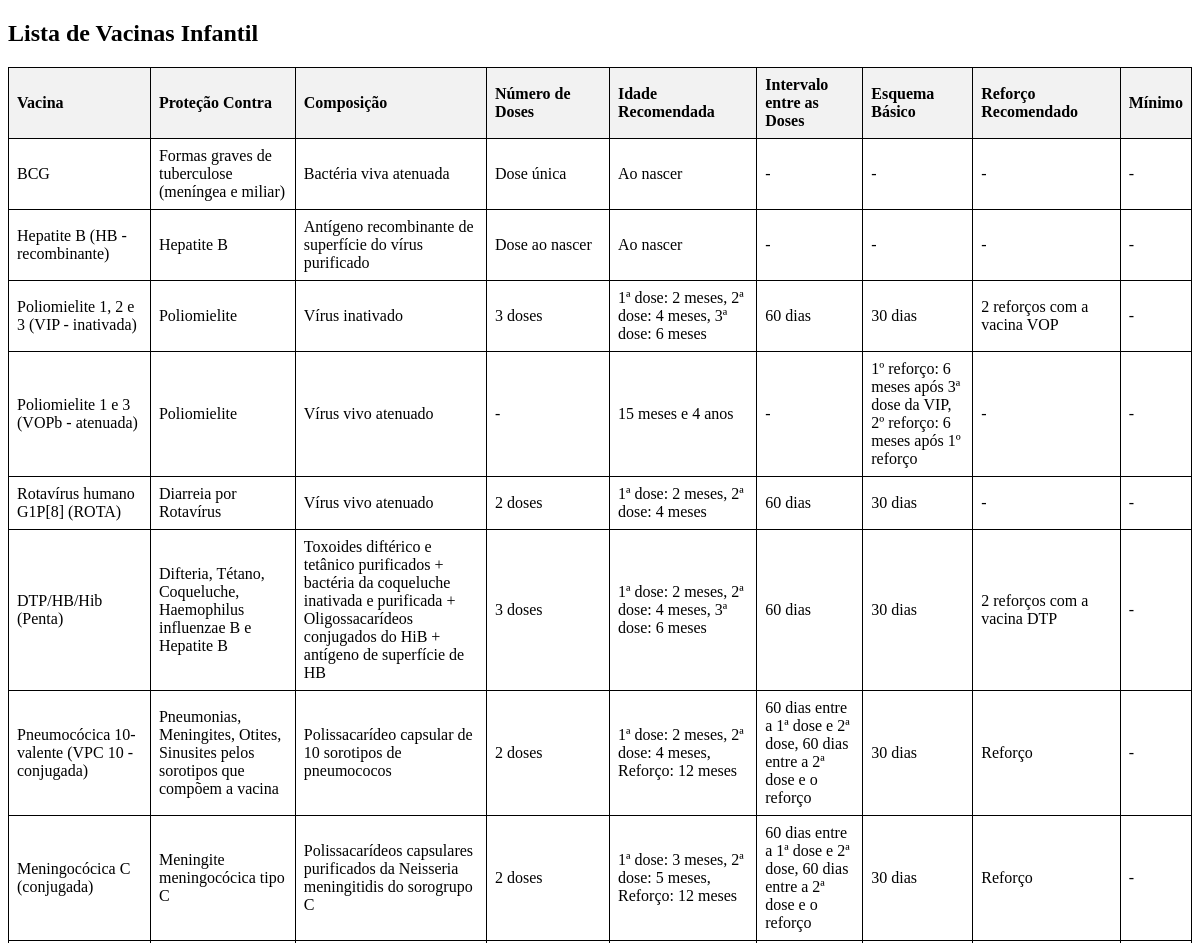
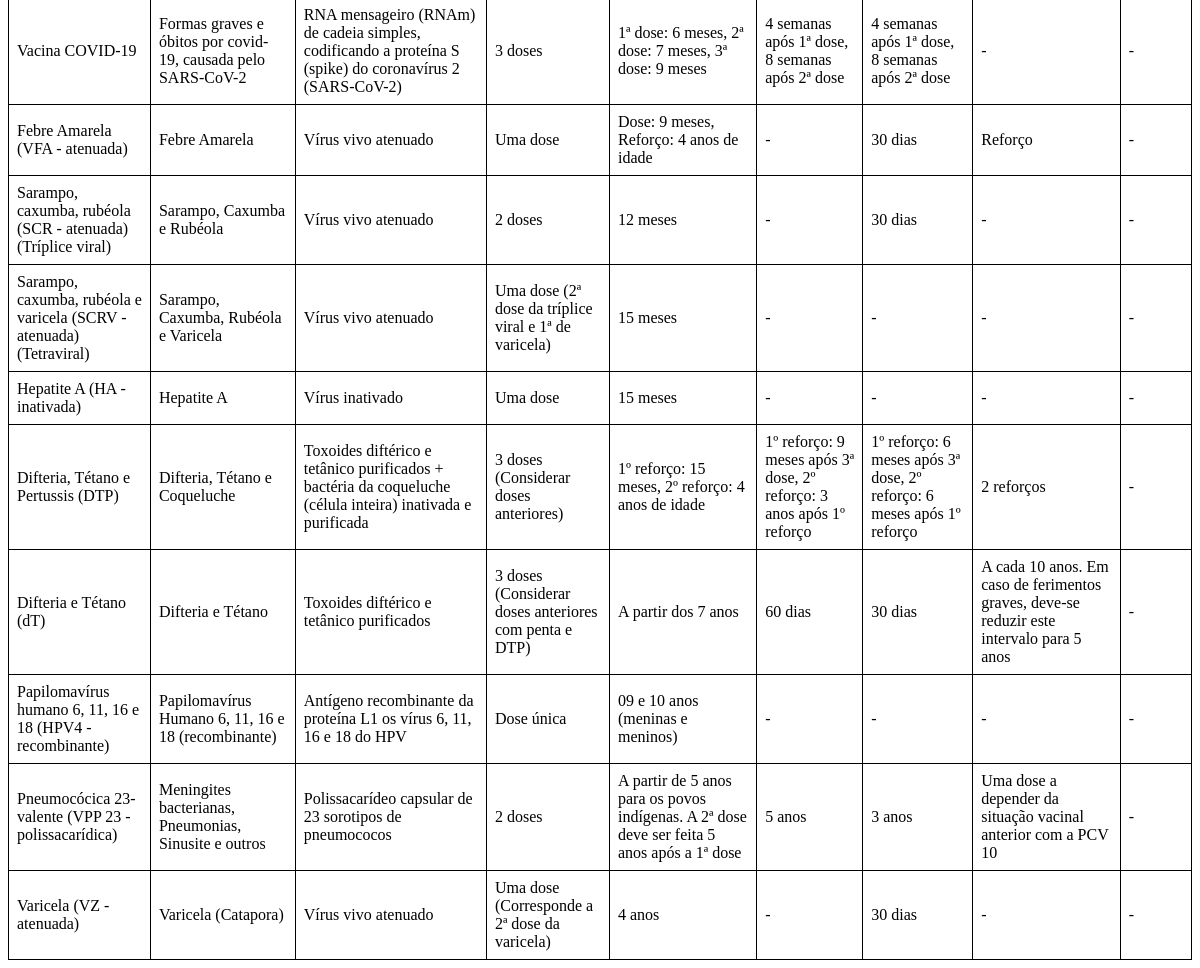
/vacinasInfantil.php, run on the app's committed database (2 pictures, top to bottom).
### tables this page shows
CREATE TABLE vacinas (
  `id` BIGINT AUTO_INCREMENT PRIMARY KEY,
  `nome` varchar(255) DEFAULT NULL,
  `protecao_contra` varchar(255) DEFAULT NULL,
  `composicao` varchar(255) DEFAULT NULL,
  `numero_doses` varchar(255) DEFAULT NULL,
  `idade_recomendada` varchar(255) DEFAULT NULL,
  `intervalo_entre_doses` varchar(255) DEFAULT NULL,
  `esquema_basico` varchar(255) DEFAULT NULL,
  `reforco_recomendado_minimo` varchar(255) DEFAULT NULL,
  `minimo` varchar(255) DEFAULT NULL,
  `tipo_etario_fk` BIGINT NOT NULL,

  FOREIGN KEY (tipo_etario_fk) REFERENCES tipo_etario(id)
);

### vacinasInfantil.php (the view, shortened to what this page needs)
<?php
require_once 'autentica.php';
$sql = "SELECT nome, protecao_contra, composicao, numero_doses, idade_recomendada, intervalo_entre_doses, esquema_basico, reforco_recomendado_minimo, minimo FROM vacinas WHERE tipo_etario_fk = 1";
$result = $conn->query($sql);
?>
<!DOCTYPE html>
<html lang="pt-BR">
<head>
</head>
<body>
    <h2>Lista de Vacinas Infantil</h2>
    <table>
        <tr>
            <th>Vacina</th>
            <th>Proteção Contra</th>
            <th>Composição</th>
            <th>Número de Doses</th>
            <th>Idade Recomendada</th>
            <th>Intervalo entre as Doses</th>
            <th>Esquema Básico</th>
            <th>Reforço Recomendado</th>
            <th>Mínimo</th>
        </tr>
        <?php
        if ($result->num_rows > 0) {
            while ($row = $result->fetch_assoc()) {
                echo "<tr>
                        <td>" . $row["nome"] . "</td>
                        <td>" . $row["protecao_contra"] . "</td>
                        <td>" . $row["composicao"] . "</td>
                        <td>" . $row["numero_doses"] . "</td>
                        <td>" . $row["idade_recomendada"] . "</td>
                        <td>" . $row["intervalo_entre_doses"] . "</td>
                        <td>" . $row["esquema_basico"] . "</td>
                        <td>" . $row["reforco_recomendado_minimo"] . "</td>
                        <td>" . $row["minimo"] . "</td>
                    </tr>";
            }
        } else {
            echo "<tr><td colspan='9'>Nenhuma vacina encontrada</td></tr>";
        }
        ?>
    </table>
</body>
</html>

### vacinasInfantil.php (style rules this page uses)
table { width: 100%; border-collapse: collapse; }
table, th, td { border: 1px solid black; }
th, td { padding: 8px; text-align: left; }
th { background-color: #f2f2f2; }

### data on the page
vacinas: nome "BCG", protecao_contra "Formas graves de tuberculose (meníngea e miliar)", composicao "Bactéria viva atenuada", numero_doses "Dose única", idade_recomendada "Ao nascer", intervalo_entre_doses "-", esquema_basico "-", reforco_recomendado_minimo "-", minimo "-"
vacinas: nome "Hepatite B (HB - recombinante)", protecao_contra "Hepatite B", composicao "Antígeno recombinante de superfície do vírus purificado", numero_doses "Dose ao nascer", idade_recomendada "Ao nascer", intervalo_entre_doses "-", esquema_basico "-", reforco_recomendado_minimo "-", minimo "-"
vacinas: nome "Poliomielite 1, 2 e 3 (VIP - inativada)", protecao_contra "Poliomielite", composicao "Vírus inativado", numero_doses "3 doses", idade_recomendada "1ª dose: 2 meses, 2ª dose: 4 meses, 3ª dose: 6 meses", intervalo_entre_doses "60 dias", esquema_basico "30 dias", reforco_recomendado_minimo "2 reforços com a vacina VOP", minimo "-"
vacinas: nome "Poliomielite 1 e 3 (VOPb - atenuada)", protecao_contra "Poliomielite", composicao "Vírus vivo atenuado", numero_doses "-", idade_recomendada "15 meses e 4 anos", intervalo_entre_doses "-", esquema_basico "1º reforço: 6 meses após 3ª dose da VIP, 2º reforço: 6 meses após 1º reforço", reforco_recomendado_minimo "-", minimo "-"
vacinas: nome "Rotavírus humano G1P[8] (ROTA)", protecao_contra "Diarreia por Rotavírus", composicao "Vírus vivo atenuado", numero_doses "2 doses", idade_recomendada "1ª dose: 2 meses, 2ª dose: 4 meses", intervalo_entre_doses "60 dias", esquema_basico "30 dias", reforco_recomendado_minimo "-", minimo "-"
vacinas: nome "DTP/HB/Hib (Penta)", protecao_contra "Difteria, Tétano, Coqueluche, Haemophilus influenzae B e Hepatite B", composicao "Toxoides diftérico e tetânico purificados + bactéria da coqueluche inativada e purificada + Oligossacarídeos conjugados do HiB + antígeno de superfície de HB", numero_doses "3 doses", idade_recomendada "1ª dose: 2 meses, 2ª dose: 4 meses, 3ª dose: 6 meses", intervalo_entre_doses "60 dias", esquema_basico "30 dias", reforco_recomendado_minimo "2 reforços com a vacina DTP", minimo "-"
vacinas: nome "Pneumocócica 10-valente (VPC 10 - conjugada)", protecao_contra "Pneumonias, Meningites, Otites, Sinusites pelos sorotipos que compõem a vacina", composicao "Polissacarídeo capsular de 10 sorotipos de pneumococos", numero_doses "2 doses", idade_recomendada "1ª dose: 2 meses, 2ª dose: 4 meses, Reforço: 12 meses", intervalo_entre_doses "60 dias entre a 1ª dose e 2ª dose, 60 dias entre a 2ª dose e o reforço", esquema_basico "30 dias", reforco_recomendado_minimo "Reforço", minimo "-"
vacinas: nome "Meningocócica C (conjugada)", protecao_contra "Meningite meningocócica tipo C", composicao "Polissacarídeos capsulares purificados da Neisseria meningitidis do sorogrupo C", numero_doses "2 doses", idade_recomendada "1ª dose: 3 meses, 2ª dose: 5 meses, Reforço: 12 meses", intervalo_entre_doses "60 dias entre a 1ª dose e 2ª dose, 60 dias entre a 2ª dose e o reforço", esquema_basico "30 dias", reforco_recomendado_minimo "Reforço", minimo "-"
vacinas: nome "Vacina COVID-19", protecao_contra "Formas graves e óbitos por covid-19, causada pelo SARS-CoV-2", composicao "RNA mensageiro (RNAm) de cadeia simples, codificando a proteína S (spike) do coronavírus 2 (SARS-CoV-2)", numero_doses "3 doses", idade_recomendada "1ª dose: 6 meses, 2ª dose: 7 meses, 3ª dose: 9 meses", intervalo_entre_doses "4 semanas após 1ª dose, 8 semanas após 2ª dose", esquema_basico "4 semanas após 1ª dose, 8 semanas após 2ª dose", reforco_recomendado_minimo "-", minimo "-"
vacinas: nome "Febre Amarela (VFA - atenuada)", protecao_contra "Febre Amarela", composicao "Vírus vivo atenuado", numero_doses "Uma dose", idade_recomendada "Dose: 9 meses, Reforço: 4 anos de idade", intervalo_entre_doses "-", esquema_basico "30 dias", reforco_recomendado_minimo "Reforço", minimo "-"
vacinas: nome "Sarampo, caxumba, rubéola (SCR - atenuada) (Tríplice viral)", protecao_contra "Sarampo, Caxumba e Rubéola", composicao "Vírus vivo atenuado", numero_doses "2 doses", idade_recomendada "12 meses", intervalo_entre_doses "-", esquema_basico "30 dias", reforco_recomendado_minimo "-", minimo "-"
vacinas: nome "Sarampo, caxumba, rubéola e varicela (SCRV - atenuada) (Tetraviral)", protecao_contra "Sarampo, Caxumba, Rubéola e Varicela", composicao "Vírus vivo atenuado", numero_doses "Uma dose (2ª dose da tríplice viral e 1ª de varicela)", idade_recomendada "15 meses", intervalo_entre_doses "-", esquema_basico "-", reforco_recomendado_minimo "-", minimo "-"
vacinas: nome "Hepatite A (HA - inativada)", protecao_contra "Hepatite A", composicao "Vírus inativado", numero_doses "Uma dose", idade_recomendada "15 meses", intervalo_entre_doses "-", esquema_basico "-", reforco_recomendado_minimo "-", minimo "-"
vacinas: nome "Difteria, Tétano e Pertussis (DTP)", protecao_contra "Difteria, Tétano e Coqueluche", composicao "Toxoides diftérico e tetânico purificados + bactéria da coqueluche (célula inteira) inativada e purificada", numero_doses "3 doses (Considerar doses anteriores)", idade_recomendada "1º reforço: 15 meses, 2º reforço: 4 anos de idade", intervalo_entre_doses "1º reforço: 9 meses após 3ª dose, 2º reforço: 3 anos após 1º reforço", esquema_basico "1º reforço: 6 meses após 3ª dose, 2º reforço: 6 meses após 1º reforço", reforco_recomendado_minimo "2 reforços", minimo "-"
vacinas: nome "Difteria e Tétano (dT)", protecao_contra "Difteria e Tétano", composicao "Toxoides diftérico e tetânico purificados", numero_doses "3 doses (Considerar doses anteriores com penta e DTP)", idade_recomendada "A partir dos 7 anos", intervalo_entre_doses "60 dias", esquema_basico "30 dias", reforco_recomendado_minimo "A cada 10 anos. Em caso de ferimentos graves, deve-se reduzir este intervalo para 5 anos", minimo "-"
vacinas: nome "Papilomavírus humano 6, 11, 16 e 18 (HPV4 - recombinante)", protecao_contra "Papilomavírus Humano 6, 11, 16 e 18 (recombinante)", composicao "Antígeno recombinante da proteína L1 os vírus 6, 11, 16 e 18 do HPV", numero_doses "Dose única", idade_recomendada "09 e 10 anos (meninas e meninos)", intervalo_entre_doses "-", esquema_basico "-", reforco_recomendado_minimo "-", minimo "-"
vacinas: nome "Pneumocócica 23-valente (VPP 23 - polissacarídica)", protecao_contra "Meningites bacterianas, Pneumonias, Sinusite e outros", composicao "Polissacarídeo capsular de 23 sorotipos de pneumococos", numero_doses "2 doses", idade_recomendada "A partir de 5 anos para os povos indígenas. A 2ª dose deve ser feita 5 anos após a 1ª dose", intervalo_entre_doses "5 anos", esquema_basico "3 anos", reforco_recomendado_minimo "Uma dose a depender da situação vacinal anterior com a PCV 10", minimo "-"
vacinas: nome "Varicela (VZ - atenuada)", protecao_contra "Varicela (Catapora)", composicao "Vírus vivo atenuado", numero_doses "Uma dose (Corresponde a 2ª dose da varicela)", idade_recomendada "4 anos", intervalo_entre_doses "-", esquema_basico "30 dias", reforco_recomendado_minimo "-", minimo "-"
